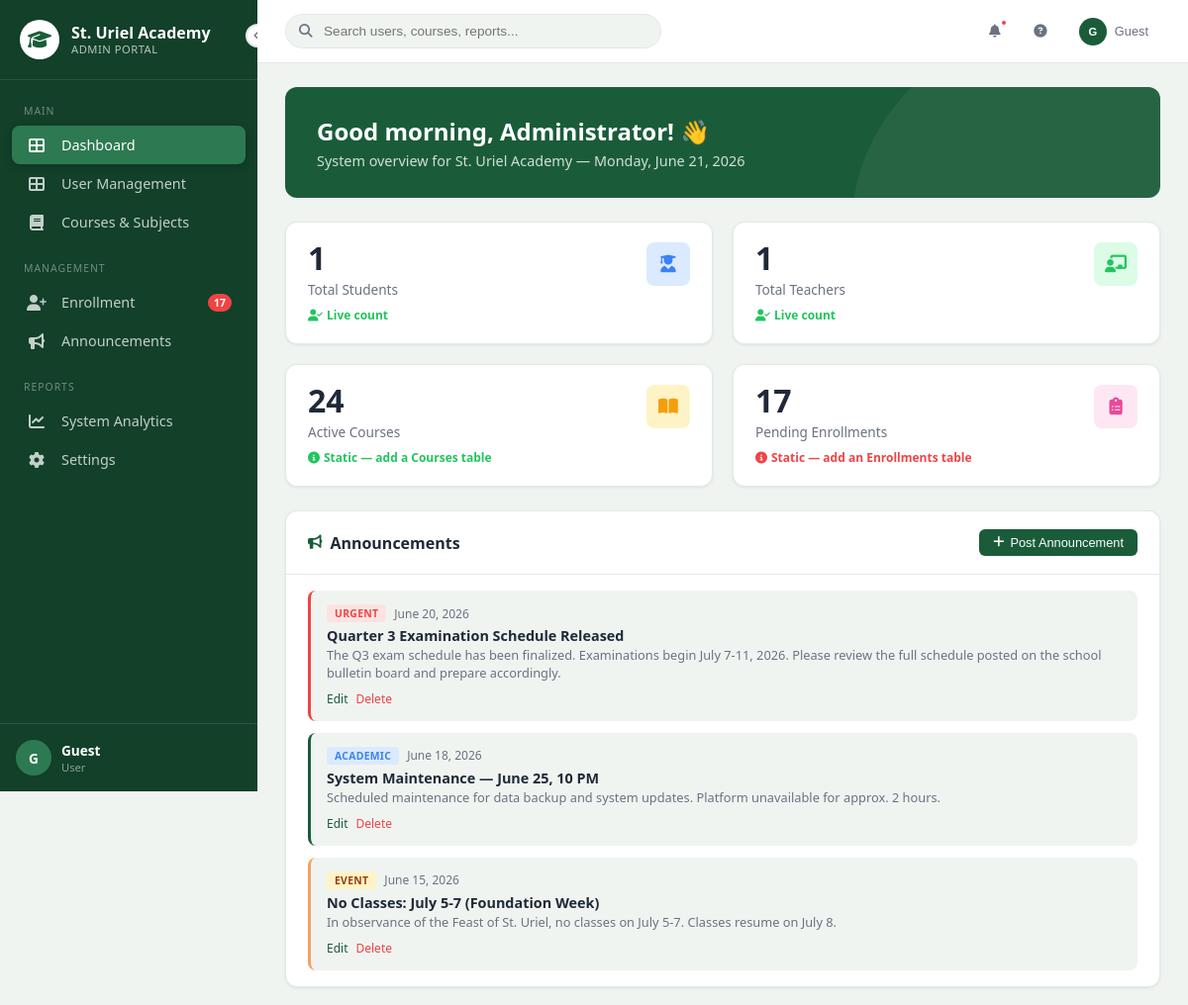
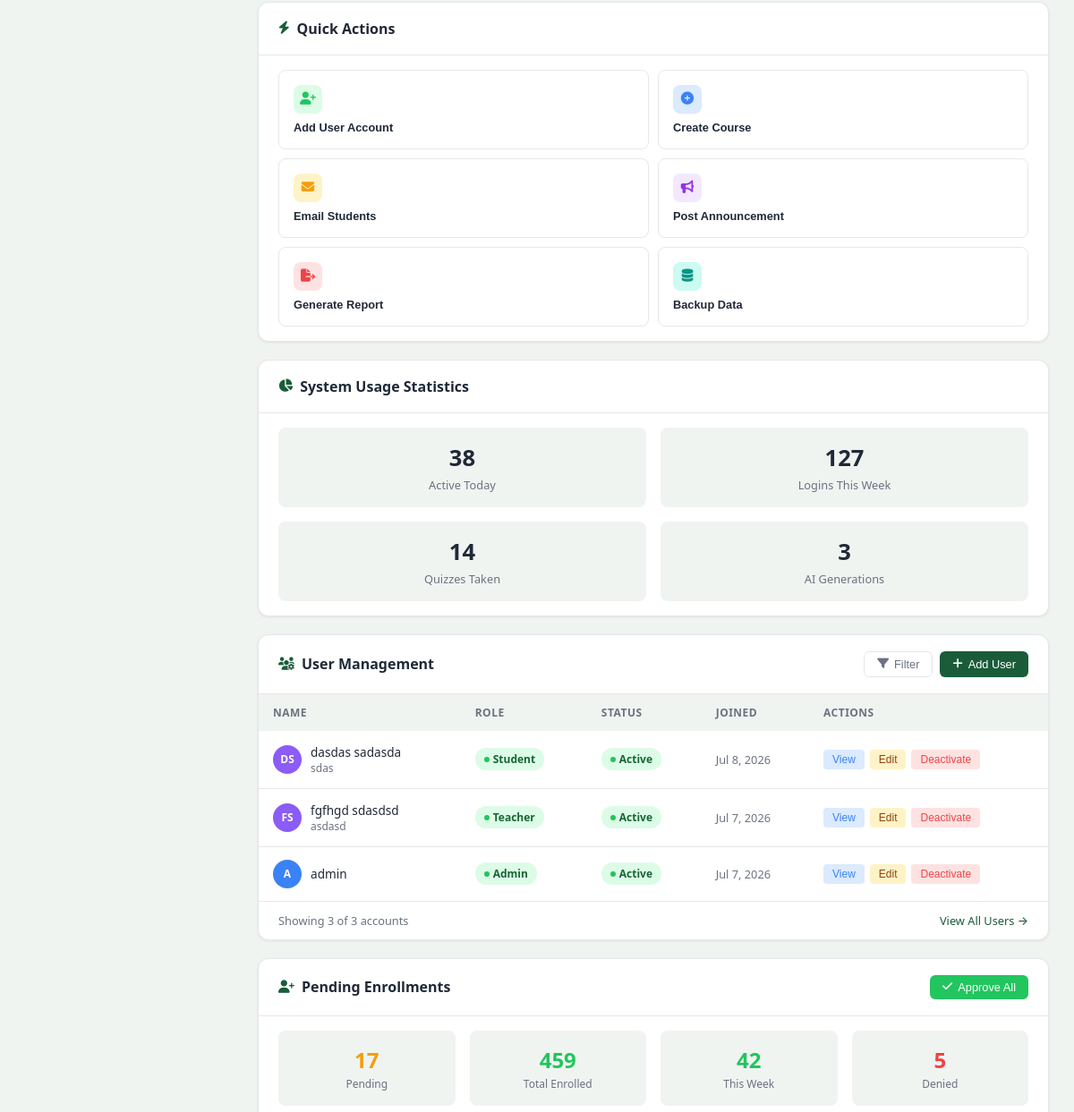
/public/admin/dashboard.php (upper part), run on an earlier commit of the app's database (2 pictures, top to bottom).
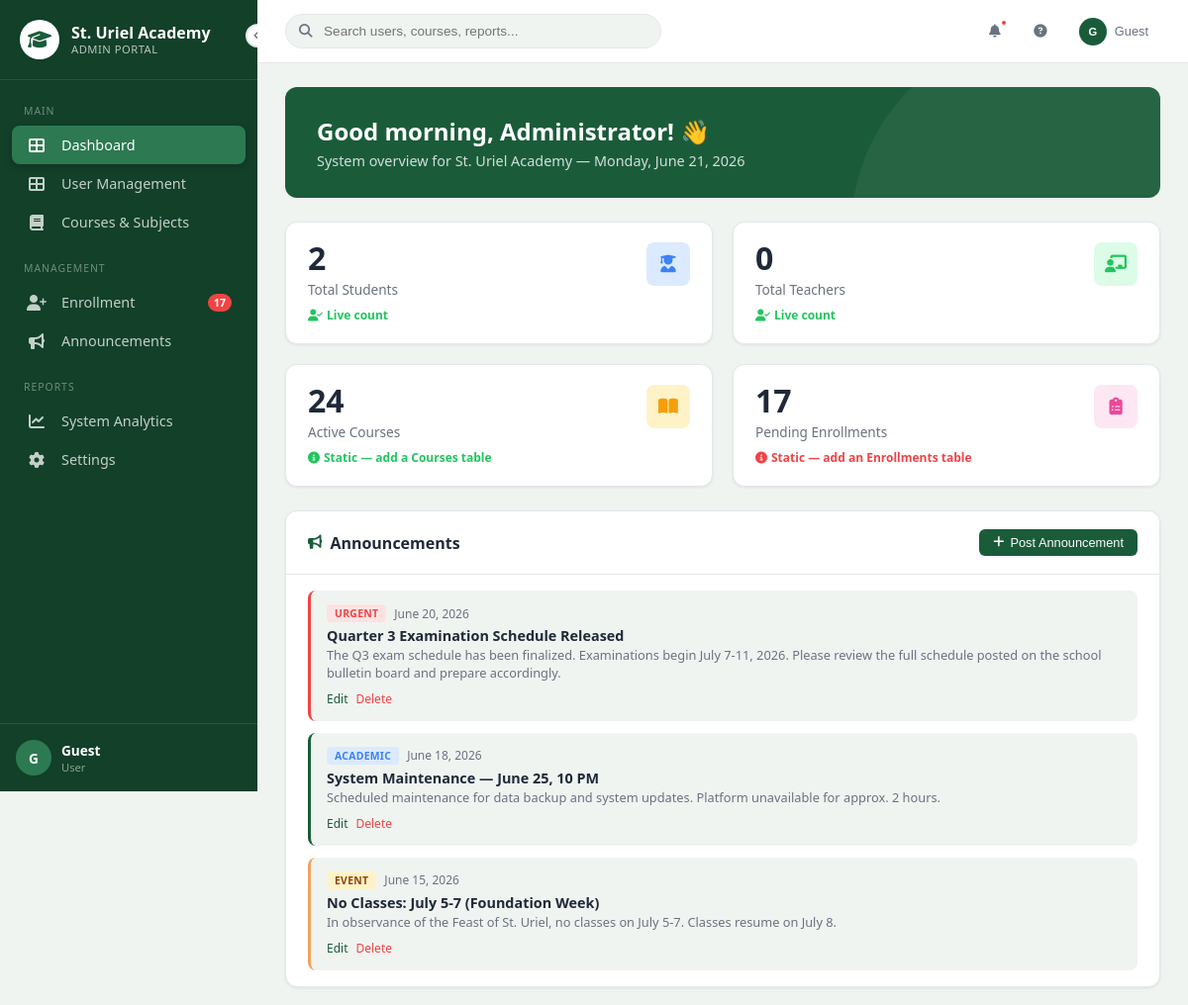
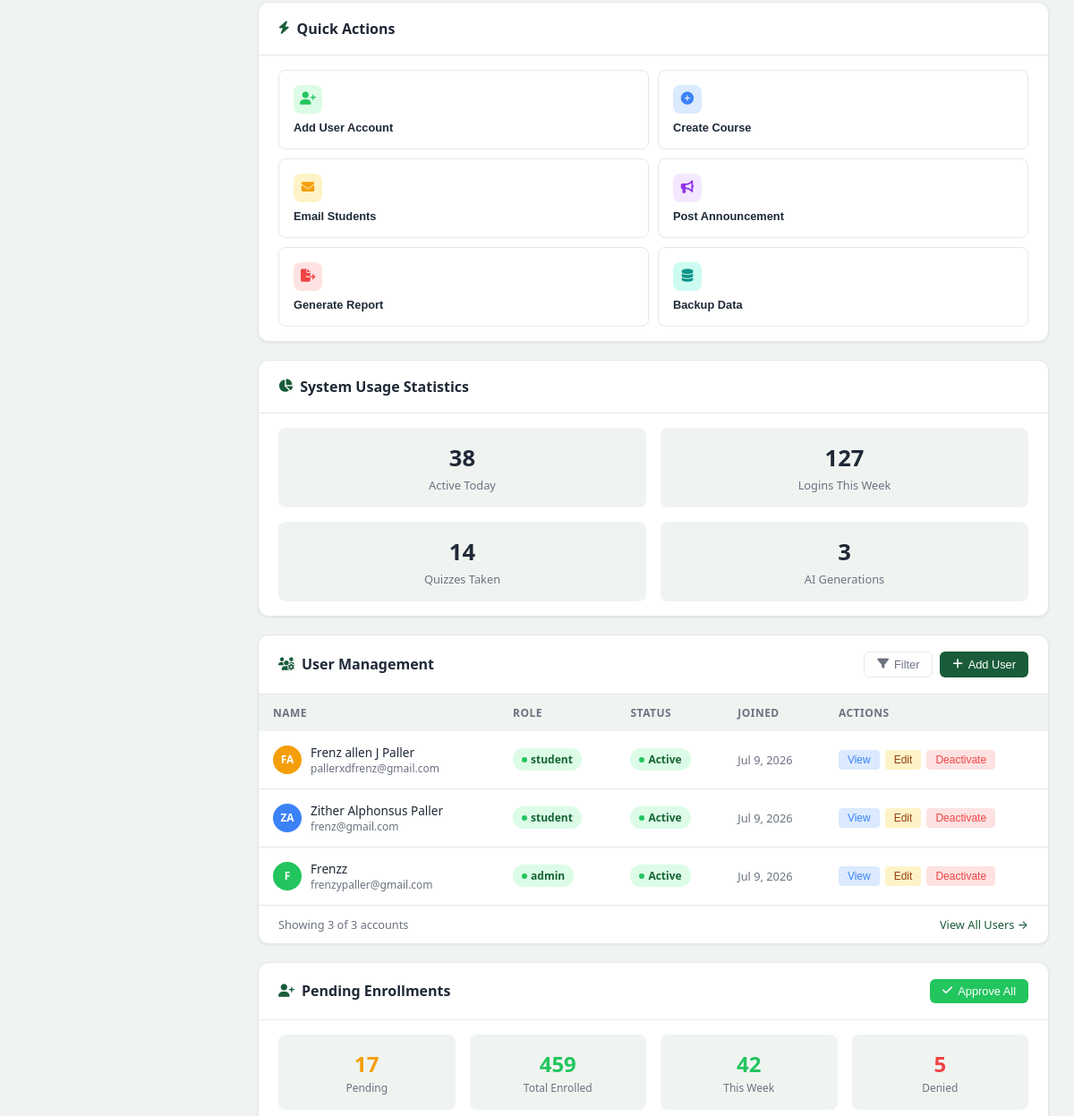
And on a later commit of the database (2 pictures, top to bottom).
### tables this page shows
CREATE TABLE `users` (
  `id` int(11) NOT NULL,
  `username` varchar(100) NOT NULL,
  `password` varchar(255) NOT NULL,
  `role` enum('admin','teacher','student') NOT NULL,
  `status` enum('active','inactive','suspended') NOT NULL DEFAULT 'active',
  `created_at` timestamp NOT NULL DEFAULT current_timestamp(),
  `updated_at` timestamp NOT NULL DEFAULT current_timestamp() ON UPDATE current_timestamp()
);

### public/admin/assests/api/dashboard_functions.php (called while the page is built, shortened)
<?php
function get_recent_users(mysqli $conn, int $limit = 4): array {
    $sql = "SELECT u.id, u.username, u.Role, u.status, u.created_at,
                COALESCE(CONCAT(s.firstname, ' ', s.lastname), CONCAT(t.firstname, ' ', t.lastname), u.username) AS full_name,
                COALESCE(s.email, t.email, a.email) AS email
             FROM Users u
             LEFT JOIN Students s ON s.user_id = u.id
             LEFT JOIN teachers t ON t.user_id = u.id
             LEFT JOIN Admin a ON a.user_id = u.id
             ORDER BY u.created_at DESC
             LIMIT ?";
    $stmt = $conn->prepare($sql);
    $stmt->bind_param('i', $limit);
    $stmt->execute();
    $result = $stmt->get_result();
    $users = [];
    while ($row = $result->fetch_assoc()) {
        $users[] = $row;
    }
    return $users;
}
function get_initials(string $name): string {
    $parts = preg_split('/\s+/', trim($name));
    $initials = '';
    foreach (array_slice($parts, 0, 2) as $part) {
        $initials .= strtoupper(substr($part, 0, 1));
    }
    return $initials ?: '?';
}
function get_avatar_color(string $seed): string {
    $colors = ['#8b5cf6', 'var(--info)', 'var(--warning)', 'var(--success)', '#ec4899'];
    $index = crc32($seed) % count($colors);
    return $colors[$index];
}

### public/admin/dashboard.php (the view, shortened to what the rows shown need)
<?php
require_once '../../config/config.php';
require_once 'assests/api/dashboard_functions.php';
$recentUsers     = get_recent_users($conn, 4);
?>
<!DOCTYPE html>
<html lang="en">
<head>
    <link href="https://cdnjs.cloudflare.com/ajax/libs/font-awesome/6.4.0/css/all.min.css" rel="stylesheet">
    <link rel="stylesheet" href="assests/css/dashboard.css">
</head>
<body>
    <?php
    include '../../includes/admin_sidebar.php';
    ?>
    <div class="main-content">
        <?php include '../../includes/admin_header.php'; ?>
        <div class="content-wrapper">
            <div class="welcome-banner fade-in">
                <h1>Good morning, Administrator! 👋</h1>
            </div>
            <div class="dashboard-grid fade-in">
                <div class="card">
                    <div class="card-header">
                        <h2><i class="fas fa-bullhorn"></i> Announcements</h2>
                    </div>
                </div>
                <div style="display: flex; flex-direction: column; gap: 20px;">
                    <div class="card">
                        <div class="card-header">
                            <h2><i class="fas fa-bolt"></i> Quick Actions</h2>
                        </div>
                    </div>
                    <div class="card">
                        <div class="card-header">
                            <h2><i class="fas fa-chart-pie"></i> System Usage Statistics</h2>
                        </div>
                    </div>
                </div>
            </div>
            <div class="dashboard-grid-2 fade-in" style="margin-bottom: 20px;">
                <div class="card">
                    <div class="card-header">
                        <h2><i class="fas fa-users-cog"></i> User Management</h2>
                    </div>
                    <div class="card-body" style="padding: 0;">
                        <table class="data-table">
                            <thead>
                                <tr>
                                    <th>Name</th>
                                    <th>Role</th>
                                    <th>Status</th>
                                    <th>Joined</th>
                                    <th>Actions</th>
                                </tr>
                            </thead>
                            <tbody>
                                <?php if (!empty($recentUsers)): ?>
                                    <?php foreach ($recentUsers as $row): ?>
                                        <?php
                                            $displayName = htmlspecialchars($row['full_name']);
                                            $email = htmlspecialchars($row['email'] ?? '');
                                            $initials = get_initials($row['full_name']);
                                            $avatarColor = get_avatar_color($row['username']);
                                            $isActive = ($row['status'] === 'active');
                                            $statusClass = $isActive ? 'status-active' : 'status-inactive';
                                            $statusLabel = $isActive ? 'Active' : 'Inactive';
                                            $joined = date('M j, Y', strtotime($row['created_at']));
                                            $jsName = addslashes($displayName);
                                        ?>
                                        <tr>
                                            <td>
                                                <div class="user-cell">
                                                    <div class="avatar" style="background: <?php echo $avatarColor; ?>;"><?php echo $initials; ?></div>
                                                    <div>
                                                        <div class="name"><?php echo $displayName; ?></div>
                                                        <div class="email"><?php echo $email; ?></div>
                                                    </div>
                                                </div>
                                            </td>
                                            <td><span class="status-badge status-active"><span class="status-dot"></span> <?php echo htmlspecialchars($row['Role']); ?></span></td>
                                            <td><span class="status-badge <?php echo $statusClass; ?>"><span class="status-dot"></span> <?php echo $statusLabel; ?></span></td>
                                            <td style="color: var(--text-muted); font-size: 0.8rem;"><?php echo $joined; ?></td>
                                            <td>
                                                <div class="table-actions">
                                                    <button class="btn-view" onclick="showToast('Viewing <?php echo $jsName; ?>...')">View</button>
                                                    <button class="btn-edit" onclick="showToast('Editing <?php echo $jsName; ?>...')">Edit</button>
                                                    <button class="btn-deactivate" onclick="showToast('<?php echo $isActive ? 'Deactivating' : 'Activating'; ?> <?php echo $jsName; ?>...')"><?php echo $isActive ? 'Deactivate' : 'Activate'; ?></button>
                                                </div>
                                            </td>
                                        </tr>
                                    <?php endforeach; ?>
                                <?php else: ?>
                                    <tr>
                                        <td colspan="5" style="text-align: center; color: var(--text-muted); padding: 24px;">No users found.</td>
                                    </tr>
                                <?php endif; ?>
                            </tbody>
                        </table>
                    </div>
                </div>
                <div class="card">
                    <div class="card-header">
                        <h2><i class="fas fa-user-plus"></i> Pending Enrollments</h2>
                    </div>
                </div>
            </div>
        </div>
    </div>
</body>
</html>

What changed in the data, as far as the page shows it:
removed users: initials "FS", displayName "fgfhgd sdasdsd", email "asdasd", role "Teacher", status "Active", created_at "Jul 7, 2026", shows "Deactivate"
changed users (number 1 of 3 on the later page): username "dasd" → "STU-6896-091105" (drawn); initials "DS" → "FA"; displayName "dasdas sadasda" → "Frenz allen J Paller"; email "sdas" → "pallerxdfrenz@gmail.com"; role "Student" → "student"; created_at "Jul 8, 2026" → "Jul 9, 2026"
added users: initials "ZA", displayName "Zither Alphonsus Paller", email "frenz@gmail.com", role "student", status "Active", created_at "Jul 9, 2026", shows "Deactivate"
changed users: username "admin" → "Frenzz" (drawn); initials "A" → "F"; displayName "admin" → "Frenzz"; email (not shown) → "frenzypaller@gmail.com"; role "Admin" → "admin"; created_at "Jul 7, 2026" → "Jul 9, 2026"
Also different on the page:
$totalStudents: "1" → "2"
$totalTeachers: "1" → "0"
